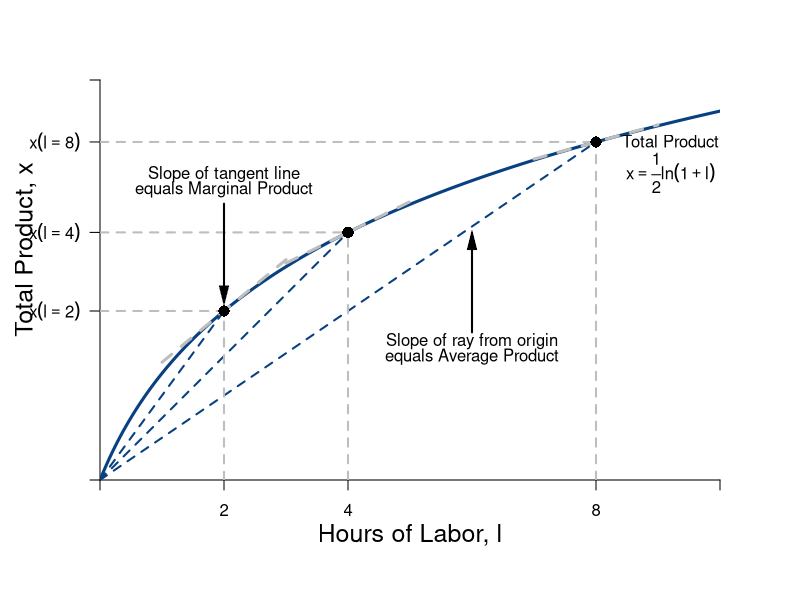

R code for this plot:
require(shape)
pdf(file = "bfh-textbook/indmarketdemand/production_drs.pdf", width = 9, height = 7)

#Set parameters for graphics
axislabelsize <- 1.5
graphlinewidth <- 3
segmentlinewidth <- 2

COL <- c("#7fc97f", "#beaed4", "#fdc086", "#ffff99", "#386cb0", "#f0027f", "#bf5b17", "#666666")
COLA <- c("#99d8c9","#66c2a4","#41ae76", "#238b45", "#005824")
COLB <- c("#4eb3d3", "#2b8cbe", "#0868ac","#084081")

#Edited the margins to cater for the larger LHS labels
par(mar =  c(6, 5, 4, 4))

#Change this to make it log of l 

prodFn <- function(l, k = 0.5) {
  k*log(l + 1)
}

MprodFn <- function(l, k = 0.5) {
  k*(1/(l + 1))
}

AprodFn <- function(l, k = 0.5) {
  (k*log(l + 1))/l
}

Mpline <- function(l, constant = 0.3181472, slope = 0.125){
  constant + slope*l
}

xlims <- c(0, 10)
ylims <- c(0, 1.3)

npts <- 501 
x <- seq(xlims[1], xlims[2], length.out = npts)
y <- seq(ylims[1], ylims[2], length.out = npts) 
a <- c(13, 15, 17)

plot(1, 0, xlim = xlims, ylim = ylims, type = "n",
     xlab = expression(paste("")),
     ylab = expression(paste("")), 
     xaxt = "n", 
     yaxt = "n", 
     cex.lab = axislabelsize, 
     bty = "n",
     xaxs="i", 
     yaxs="i")

# ticksy <- seq(from = 0, to = ylims[2], by = 0.25)
# ylabels <- seq(from = 0, to = ylims[2], by = 0.25)
# ticksx <- seq(from = 0, to = xlims[2], by = 1)
# xlabels <- seq(from = 0, to = xlims[2], by = 1)
ticksy <- c(0, prodFn(l = 2, k = 0.5), prodFn(l = 4, k = 0.5), prodFn(l = 8, k = 0.5), ylims[2])
ylabels <- c(NA, expression(paste(x(l == 2))), expression(paste(x(l == 4))), expression(paste(x(l==8))), NA)
ticksx <- c(0, 2, 4, 8, xlims[2])
xlabels <- c(NA, 2, 4, 8, NA)

axis(1, at = ticksx, pos = 0, labels = xlabels)
axis(2, at = ticksy, pos = 0, labels = ylabels, las = 1)

npts <- 500 
xx1 <- seq(xlims[1], xlims[2], length.out = npts)
xx2 <- seq(0, xlims[2], length.out = npts)
xx3 <- seq(1, 3, length.out = npts)
xx4 <- seq(3, 5, length.out = npts)
xx5 <- seq(7, 9, length.out = npts)

lines(xx1, prodFn(xx1, k = 0.5), col = COLB[4], lwd = graphlinewidth)
#lines(xx2, MprodFn(xx1, k = 0.5), col = COLA[1], lwd = graphlinewidth)
#lines(xx1, AprodFn(xx1, k = 0.5), col = COLA[2], lwd = graphlinewidth)
lines(xx3, Mpline(xx3, constant = prodFn(l = 2, k = 0.5) - 2*MprodFn(l = 2, k = 0.5), slope = MprodFn(l = 2, k = 0.5)), col = "gray", lty = 2, lwd = graphlinewidth)
lines(xx4, Mpline(xx4, constant = prodFn(l = 4, k = 0.5) - 4*MprodFn(l = 4, k = 0.5), slope = MprodFn(l = 4, k = 0.5)), col = "gray", lty = 2, lwd = graphlinewidth)
lines(xx5, Mpline(xx5, constant = prodFn(l = 8, k = 0.5) - 8*MprodFn(l = 8, k = 0.5), slope = MprodFn(l = 8, k = 0.5)), col = "gray", lty = 2, lwd = graphlinewidth)
#lines(xx1, indiffA1(xx1, uA = 20, rmax = 2.5, xmax = 10), col = COLB[4], lwd = graphlinewidth)



#Label axes
mtext(expression(paste("Hours of Labor, ", l)), side = 1, line = 2.5, cex = axislabelsize)
text(-1.2, 0.75, expression(paste("Total Product, ", x)), xpd = TRUE, cex = axislabelsize, srt = 90) 

#Points and segments for l = 8
segments(0, prodFn(l = 8, k = 0.5), 8, prodFn(l = 8, k = 0.5), lty = 2, col = "gray" , lwd = segmentlinewidth)
segments(8, 0, 8, prodFn(l = 8, k = 0.5), lty = 2, col = "gray" , lwd = segmentlinewidth)
segments(0, 0, 8, prodFn(l = 8, k = 0.5), lty = 2, col = COLB[4] , lwd = segmentlinewidth)
points(8, prodFn(l = 8, k = 0.5), pch = 16, col = "black", cex = 1.5)

#Points and segments for l = 4
segments(0, prodFn(l = 4, k = 0.5), 4, prodFn(l = 4, k = 0.5), lty = 2, col = "gray" , lwd = segmentlinewidth)
segments(4, 0, 4, prodFn(l = 4, k = 0.5), lty = 2, col = "gray" , lwd = segmentlinewidth)
segments(0, 0, 4, prodFn(l = 4, k = 0.5), lty = 2, col = COLB[4] , lwd = segmentlinewidth)
points(4, prodFn(l = 4, k = 0.5), pch = 16, col = "black", cex = 1.5)

#Points and segments for l = 2
segments(0, prodFn(l = 2, k = 0.5), 2, prodFn(l = 2, k = 0.5), lty = 2, col = "gray" , lwd = segmentlinewidth)
segments(2, 0, 2, prodFn(l = 2, k = 0.5), lty = 2, col = "gray" , lwd = segmentlinewidth)
segments(0, 0, 2, prodFn(l = 2, k = 0.5), lty = 2, col = COLB[4] , lwd = segmentlinewidth)
points(2, prodFn(l = 2, k = 0.5), pch = 16, col = "black", cex = 1.5)

#Label the iso-welfare functions for the HG, Aisha
text(9.2, 1.1, expression(paste("Total Product")))
text(9.2, 1, expression(x == frac(1,2)*ln(1 + l)))


#Average Product
text(6, 0.45, expression(paste("Slope of ray from origin")))
text(6, 0.4, expression(paste("equals Average Product")))
#Arrows(2.7, 0.3, 1.3, 0.3, col = "black", lty = 1, lwd = 2, arr.type = "triangle", arr.lwd = 0.5)
Arrows(6, 0.48, 6, 0.78, col = "black", lty = 1, lwd = 2, arr.type = "triangle", arr.lwd = 0.5)

#Marginal Product
text(2, prodFn(l = 6, k = 0.5) + 0.02, expression(paste("Slope of tangent line")))
text(2, prodFn(l = 6, k = 0.5) - 0.03, expression(paste("equals Marginal Product")))
Arrows(2, prodFn(l = 6, k = 0.5) - 0.075, 2, prodFn(l = 2, k = 0.5) + 0.05 , col = "black", lty = 1, lwd = 2, arr.type = "triangle", arr.lwd = 0.5)
#Arrows(3.2, prodFn(l = 6, k = 0.5), 5.7, prodFn(l = 6, k = 0.5), col = "black", lty = 1, lwd = 2, arr.type = "triangle", arr.lwd = 0.5)



#text(6.6, 8.3, expression(u[4]^A))

#Label the indifference curves for the HG, Betty
# text(7.6, 17, expression(u[1]^B))
# text(6.75, 17, expression(u[2]^B))
# text(6, 17, expression(u[3]^B))
#text(3.4, 6.9, expression(v[4]^B))

#Label mrs function
#text(10, 8, expression(paste(mrs(x,y) == r[max] - frac(r[max], x[max])*x)))
#Arrows(10, 7.5, 10, 5.6, col = "black", lty = 1, lwd = 2, arr.type = "triangle", arr.lwd = 0.5)

#Label satiation
#text(20, 4, expression(paste(x[max] == "Point")))
#text(20, 3, expression(paste("of Satiation")))
#Arrows(20, 2.5, 20, 0.5, col = "black", lty = 1, lwd = 2, arr.type = "triangle", arr.lwd = 0.5)

#Label highest willingness to pay
# text(5, 10.5, expression(paste(r[max] == "Maximum")))
# text(5, 9.5, expression(paste("Willingness to Pay")))
# Arrows(3, 10, 0.5, 10, col = "black", lty = 1, lwd = 2, arr.type = "triangle", arr.lwd = 0.5)


# contour(x, y, 
#         outer(x, y, uA),
#         #labels = c("v1", "v2", "v3"),
#         drawlabels = FALSE,
#         col = COLA[3],
#         #xlab = expression(paste("A's Apples, ", x)),
#         #ylab = expression(paste("A's Oranges, ", y)),
#         #cex.lab = axislabelsize,
#         lwd = graphlinewidth,
#         levels = a, 
#         xaxs="i", 
#         yaxs="i", 
#         add = TRUE)

# segments(0, 6, 6, 6, lty = 2, col = "gray" , lwd = segmentlinewidth)
# segments(6, 0, 6, 6, lty = 2, col = "gray" , lwd = segmentlinewidth)
# points(6, 6, pch = 16, col = "black", cex = 1.5)

# par(new = TRUE)
# 
# #Use the same x and ylims as previously, but with locations switched
# xlims2 <- c(18, 0)
# ylims2 <- c(18, 0)

#Leave the ylab and xlab blank to ensure no axes titles
# plot(0, 0, xlim = xlims2, ylim = ylims2, type = "n",
#      xlab = expression(paste("")),
#      ylab = expression(paste("")),
#      xaxt = "n", 
#      yaxt = "n", 
#      cex.lab = 1.3, 
#      bty = "n",
#      xaxs="i", 
#      yaxs="i")
# 
# 
# lines(xx1, indiffAlow(xx1, uA = 46.08, alpha = 16, beta = 1/24), col = COL[2], lwd = graphlinewidth)


#Set up axes at sides 3 and 4 (top and right)
# axis(side = 3, at = ticksx, pos = 0, labels = xlabels)
# axis(side = 4, at = ticksy, pos = 0, labels = ylabels, las = 0)
# mtext("B's Apples, x", side=3, line = 2.5, cex = axislabelsize)
# text(-0.8, 7, expression(paste("B's Oranges, y")), xpd = TRUE, cex = axislabelsize, srt = 270) 
# 
# #Add arrows:
# arrows(-0.8, 10, -0.8, 14, xpd = TRUE, length=0.1,angle=40,lwd=3)
# arrows(6.2, -1.8, 9, -1.8, xpd = TRUE, length=0.1,angle=40,lwd=3)
# 

#Customize ticks and labels for the plot
#ticksy <- seq(from = 0, to = 15, by = 1)
#ylabels <- seq(from = 0, to = 15, by = 1)
#ticksx <- seq(from = 0, to = 10, by = 1)
#xlabels <- seq(from = 0, to = 10, by = 1)
#axis(1, at = ticksx, pos = 0, labels = xlabels)
#axis(2, at = ticksy, pos = 0, labels = ylabels, las = 0)

dev.off()
